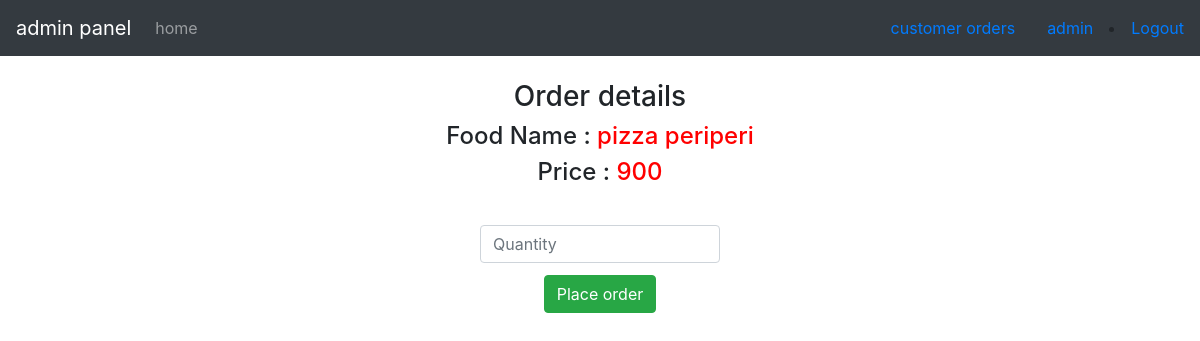
The app's page /dashboard/orders_quantity.php?info=1 (signed in) with its own data.
### tables this page shows
CREATE TABLE `users` (
  `id` int(11) NOT NULL,
  `username` varchar(250) NOT NULL,
  `password` varchar(250) NOT NULL,
  `type` varchar(255) NOT NULL,
  `last_login` timestamp NOT NULL DEFAULT current_timestamp() ON UPDATE current_timestamp()
);

CREATE TABLE `menu` (
  `id` int(255) NOT NULL,
  `foodname` varchar(255) NOT NULL,
  `price` int(20) NOT NULL
);

### dashboard/orders_quantity.php (the view, shortened to what this page needs)
<!DOCTYPE html>
<html>
<head>
 <link rel="stylesheet" href="../css/bootstrap.min.css">
 <link rel="stylesheet" type="text/css" href="bootstrap4/css/bootstrap.min.css">
</head>
<?php
include '../helpers/dbconfig.php';
include 'navbar.php';
  ?>
<body>
	<?php
$item_id = $_GET['info'];
$sql2 = $db-> query("SELECT * FROM menu where id = '$item_id'");
$item_details = mysqli_fetch_assoc($sql2);
	?>
	<div>
		<center>
			<h3>Order details</h3>
			<h4>Food Name : <font style="color: red"><?php echo $item_details['foodname']; ?></font></h4>
			<h4>Price : <font style="color: red"><?php echo $item_details['price']; ?></font></h4>
			<form action="orders.php" method="POST">
				<input type="number" name="quantity" class="form-control" style="width: 20%" placeholder="Quantity">
				<button type="submit" class="btn btn-success" style="margin-top: 1%">Place order</button>
			</form>
		</center>
	</div>
</body>
</html>

### dashboard/navbar.php (shortened to what this page needs)
<!DOCTYPE html>
<html lang="en">
<head>
  <link rel="stylesheet" href="https://maxcdn.bootstrapcdn.com/bootstrap/4.4.1/css/bootstrap.min.css">
</head>
<body>
   <?php
    $current_user = $_SESSION['SBUser'];
    $userdetails = $db->query("SELECT * FROM users WHERE id = '$current_user' ");
    $user_info = mysqli_fetch_assoc($userdetails);
     ?>
<nav class="navbar navbar-expand-md bg-dark navbar-dark">
  <?php
  $usertype = $user_info['type'];
    if ($usertype== "admin") { ?>
      <a class="navbar-brand" href="#">admin panel</a>
      <?php
    }else{ ?>
    <a class="navbar-brand" href="#">user panel</a>
<?php
    }
  ?>
  <div class="collapse navbar-collapse" id="collapsibleNavbar">
    <ul class="navbar-nav">
      <li class="nav-item">
        <a class="nav-link" href="dashboard.php">home</a>
      </li>
    </ul>
  </div>
         <?php
    if ($usertype== "admin") { ?>
        <a class="nav-link" href="cusorders.php">customer orders</a>
      <?php } else { ?>
        <a class="nav-link" href="cart.php">cart</a>
         <?php
      }
      ?>
  <a class="nav-link" href="#"><?php echo $user_info['username'];   ?></a>
    <li class="nav-item ml-auto">
      <a href="../index.php">Logout</a>
    </li>
</nav>
<br>
</body>
</html>

### records on screen
users: username "admin"
menu: foodname "pizza periperi", price "900"
